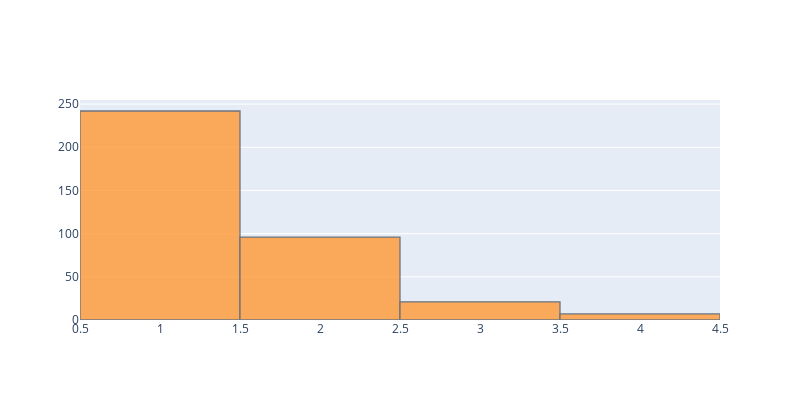

Notebook source saved alongside this figure:
### Markdown cell above
### - traveltime

### Code cell
data.traveltime.iplot(kind='hist', title="Travel time distribution", layout=layout.to_plotly_json())

### Figure 1 — Plotly figure (JSON) as saved in the notebook; plotly's stock layout.template omitted (floating-point values rounded to 4 significant figures; data arrays with more than 128 entries replaced by an {"elided": "..."} marker saying what was removed)
{"data": [{"histfunc": "count", "histnorm": "", "marker": {"color": "rgba(255, 153, 51, 1.0)", "line": {"color": "#4D5663", "width": 1.3}}, "name": "traveltime", "opacity": 0.8, "orientation": "v", "type": "histogram", "x": {"elided": "394 int values"}}], "layout": {"barmode": "overlay", "height": 400, "width": 800}}
